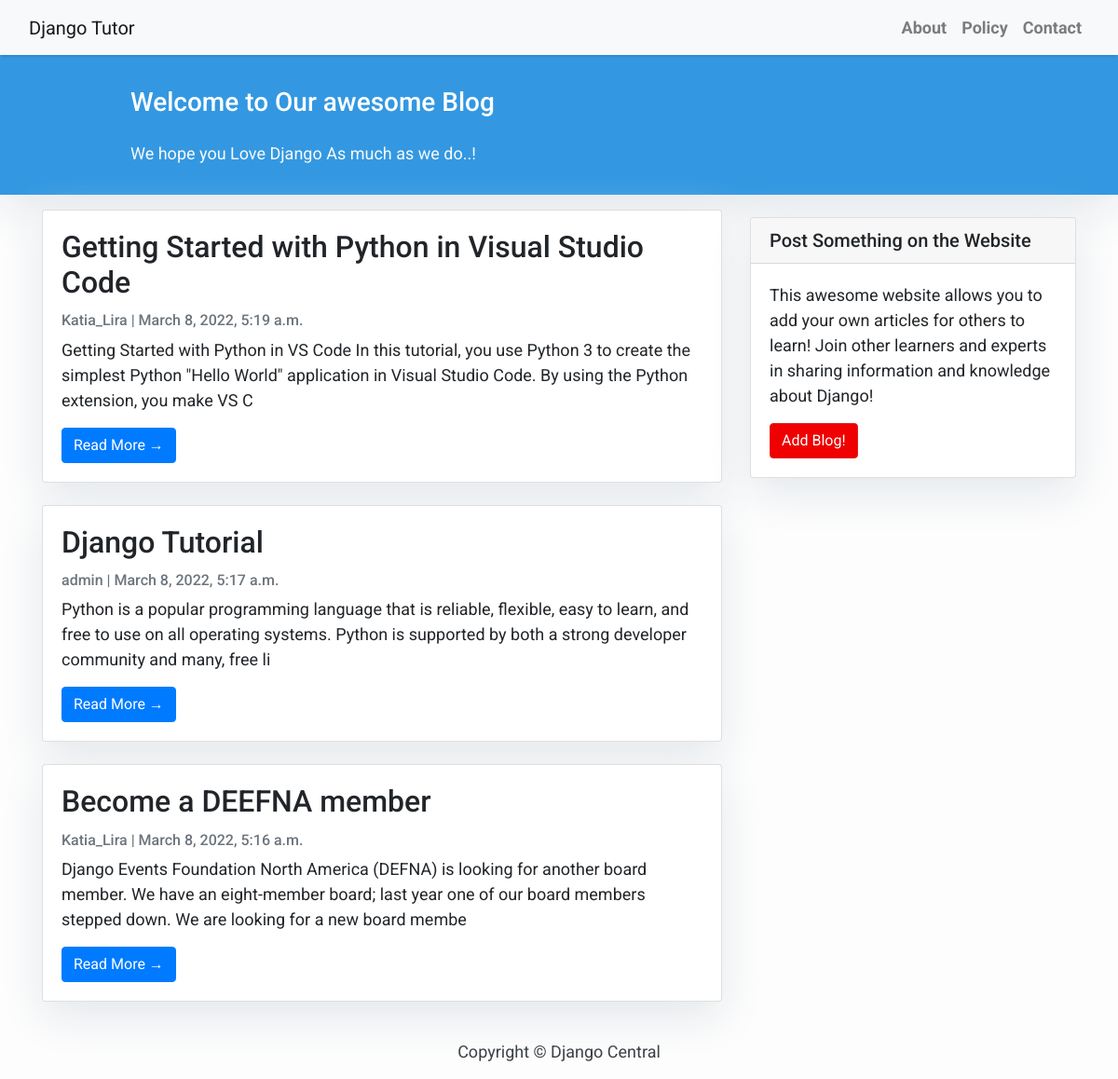
/, run on an earlier commit of the app's database.
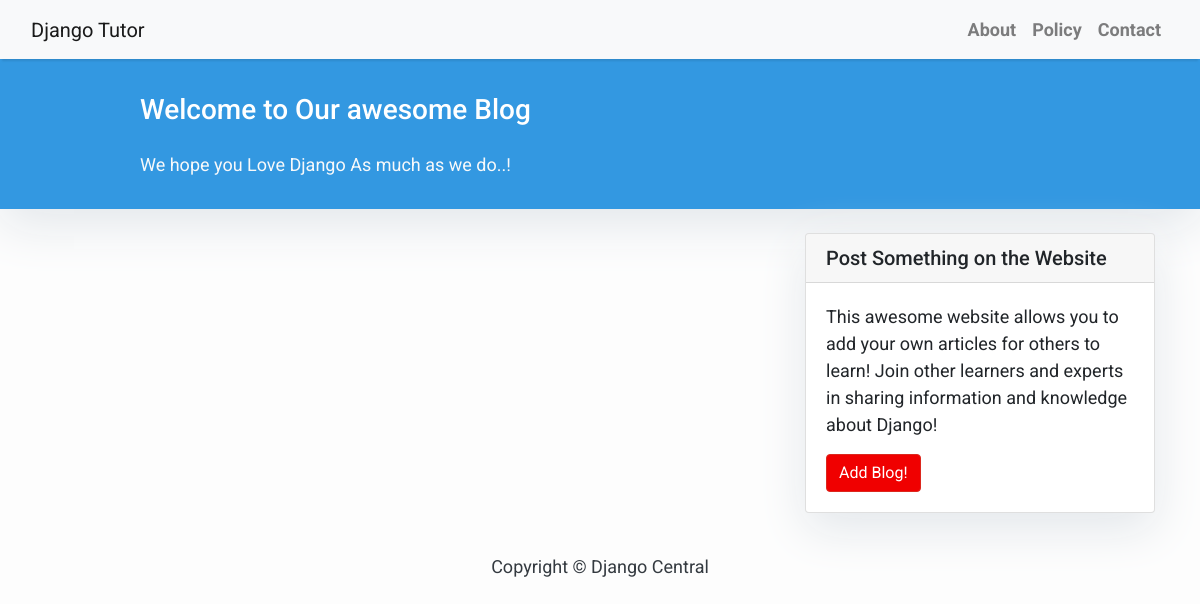
And on a later commit of the database.
### blog/models.py (models this page shows, shortened)
class Post (models.Model):
    title = models.CharField(max_length=500, unique=True)
    tags = models.SlugField(max_length=500, unique=True)
    author = models.ForeignKey(User, on_delete=models.CASCADE, related_name='blog_posts')
    updated_on = models.DateTimeField(auto_now=True)
    content = models.TextField()
    created_on = models.DateTimeField(auto_now_add=True)
    status = models.IntegerField(choices=STATUS, default=0)
    class Meta:
        ordering = ['created_on']

### blog/views.py (the view)
class PostList (generic.ListView):
    queryset = Post.objects.filter(status=1).order_by('-created_on')
    template_name = 'index.html'

### templates/index.html (shortened to what this page needs)
{% extends "base.html" %}
{% block content %}
<header class="masthead">
    <div class="container">
        <div class="row">
            <div class=" col-md-8 col-md-10 mx-auto">
                <div class="site-heading">
                    <h3 class=" site-heading my-4 mt-3 text-white"> Welcome to Our awesome Blog </h3>
                    <p class="text-light">We hope you Love Django As much as we do..! &nbsp
                    </p>
                </div>
            </div>
        </div>
    </div>
</header>
<div class="container">
    <div class="row">
        <div class="col-md-8 mt-3 left">
            {% for post in post_list %}
            <div class="card mb-4">
                <div class="card-body">
                    <h2 class="card-title">{{ post.title }}</h2>
                    <p class="card-text text-muted h6">{{ post.author }} | {{ post.created_on}} </p>
                    <p class="card-text">{{post.content|slice:":200" }}</p>
                    <a href="{% url 'post_detail' post.tags  %}" class="btn btn-primary">Read More &rarr;</a>
                </div>
            </div>
            {% endfor %}
        </div>
        {% block sidebar %}
        {% include 'sidebar.html' %}
        {% endblock sidebar %}
    </div>
</div>
{%endblock%}

What changed in the data, as far as the page shows it:
removed Post: title "Getting Started with Python in Visual Studio Code", author "Katia_Lira", created_on "March 8, 2022, 5:19 a.m.", content "Getting Started with Python in VS Code In this tutorial, you use Python 3 to create the simplest Python \"Hello World\" application in Visual Studio Code. By using the Python extension, you make VS C"
removed Post: title "Django Tutorial", author "admin", created_on "March 8, 2022, 5:17 a.m.", content "Python is a popular programming language that is reliable, flexible, easy to learn, and free to use on all operating systems. Python is supported by both a strong developer community and many, free li"
removed Post: title "Become a DEEFNA member", author "Katia_Lira", created_on "March 8, 2022, 5:16 a.m.", content "Django Events Foundation North America (DEFNA) is looking for another board member. We have an eight-member board; last year one of our board members stepped down. We are looking for a new board membe"
